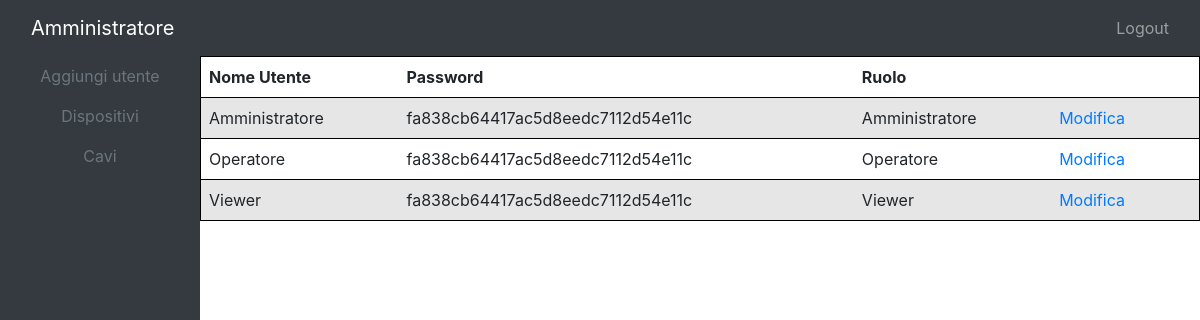
Screenshot of /admin (signed in) with the database file from the repository.
### tables this page shows
CREATE TABLE utente (
	nome VARCHAR(25),
    password_utente VARCHAR(64) NOT NULL,
    ruolo_id INT NOT NULL,
    PRIMARY KEY(nome),
    FOREIGN KEY (ruolo_id) REFERENCES ruolo(id)
);

CREATE TABLE ruolo (
	id INT,
    ruolo VARCHAR(25) NOT NULL,
    PRIMARY KEY(id)
);

### htdocs/controllers/admin.php (called while the page is built, shortened)
<?php
class Admin extends Controller {
    function index() {
        $users = $this->model->showUsers();
        $this->view->render('admin/index', $users);
    }
}
?>

### htdocs/index.php (called while the page is built, shortened)
<?php
    require 'libs/bootstrap.php';
    require 'libs/controller.php';
    require 'libs/model.php';
    require 'libs/view.php';
    require 'libs/session.php';
    $app = new Bootstrap();
?>

### htdocs/libs/session.php (called while the page is built, shortened)
<?php
class Session {
    public static function get($key) {
        if(isset($_SESSION[$key])) {
            return $_SESSION[$key];
        }
    }
}

### htdocs/libs/model.php (called while the page is built)
<?php
    class Model {
        function __construct() {
            $this->db = new Database();
        }
    }

### htdocs/models/admin_model.php (called while the page is built, shortened)
<?php
    class Admin_Model extends Model {
        function showUsers() {
            $query = $this->db->prepare("SELECT * FROM utente, ruolo WHERE utente.ruolo_id = ruolo.id;");
            $query->execute();
            $users = $query->fetchAll();
            return $users;
        }
    }
?>

### htdocs/libs/controller.php (called while the page is built, shortened)
<?php
    class Controller {
        public function loadModel($name) {
            $path = 'models/' . $name . '_model.php';
            if(file_exists($path)) {
                $this->model = new $modelName();
            }
        }
    }

### htdocs/views/admin/index.php (the view, shortened to what this page needs)
<div class="col-sm-2 nopadding" style="left: 0;">
  <div class="nav flex-column nav-pills bg-dark" role="tablist" aria-orientation="vertical" style="height: 100%;">
    <a class="nav-link text-center text-secondary" data-toggle="pill" role="tab" href="<?php echo URL . 'admin/addUser'; ?>">Aggiungi utente</a>
    <a class="nav-link text-center text-secondary" data-toggle="pill" role="tab" href="<?php echo URL . 'admin/devices'; ?>">Dispositivi</a>
    <a class="nav-link text-center text-secondary" data-toggle="pill" role="tab" href="<?php echo URL . 'admin/cables'; ?>">Cavi</a>
  </div>
</div>
<div class="col-sm-10 nopadding">
  <table>
    <tr>
      <th>Nome Utente</th>
      <th>Password</th>
      <th>Ruolo</th>
      <th></th>
      <th></th>
    </tr>
      <?php for($i = 0; $i < count($data); $i++) { ?>
        <tr>
          <td><?php echo $data[$i][0]; ?></td>
          <td><?php echo $data[$i][1]; ?></td>
          <td><?php echo $data[$i][4]; ?></td>
          <td>
            <?php if(!(strcmp($data[$i][0], "Amministratore") == 0 || strcmp($data[$i][0], "Operatore") == 0 || strcmp($data[$i][0], "Viewer") == 0 || strcmp($data[$i][0], Session::get('user')) == 0)) { ?>
              <a href=<?php echo URL . "admin/modifyUser/" . $data[$i][0]; ?>>Modifica</a>
            <?php }else{ ?>
              <a href=<?php echo URL . "admin/modifyMainUser/" . $data[$i][0]; ?>>Modifica</a>
            <?php } ?>
          </td>
          <td>
          </td>
        </tr>
      <?php } ?>
  </table>
</div>

### htdocs/libs/bootstrap.php (shortened to what this page needs)
<?php
class Bootstrap {
    function __construct() {
        $url = isset($_GET['url']) ? $_GET['url'] : null;
        $url = rtrim($url, '/');
        $url = explode('/', $url);
        $controller = new $url[0];
        $controller->loadModel($url[0]);
        if(isset($url[3])) {
            if(method_exists($controller, $url[1])) {
                $controller->{$url[1]}($url[2], $url[3]);
            }else{
                $this->error();
            }
        }else if(isset($url[2])) {
            if(method_exists($controller, $url[1])) {
                $controller->{$url[1]}($url[2]);
            }else{
                $this->error();
            }
        }else{
            if(isset($url[1])) {
                if(method_exists($controller, $url[1])) {
                    $controller->{$url[1]}();
                }else{
                    $this->error();
                }
            }else{
                $controller->index();
            }
        }
    }
}

### htdocs/libs/view.php (shortened to what this page needs)
<?php
    class View {
        public function render($name, $data = false, $data2 = false, $noInclude = false) {
            if($noInclude == true) {
                if($data != false) {
                    $data = $data;
                }
                require 'views/' . $name . '.php';
            }else{
                if($data != false) {
                    $data = $data;
                }
                require 'views/header.php';
                require 'views/' . $name . '.php';
                require 'views/footer.php';
            }
        }
    }

### htdocs/views/header.php (shortened to what this page needs)
<!doctype html>
<html>
<head>
  <link href="<?php echo URL; ?>/views/bootstrap/css/bootstrap.min.css" rel="stylesheet">
</head>
<body>
  <nav class="navbar navbar-inverse bg-dark navbar-dark">
    <div class="container-fluid">
      <div class="navbar-brand"><?php echo Session::get('user'); ?></div>
      <ul class="nav navbar-nav navbar-right">
        <?php if(Session::get('role') == 0) {?>
        <li><a class="nav-link" href="<?php echo URL; ?>admin/logout">Logout</a></li>
        <?php }else if(Session::get('role') == 1) {?>
        <li><a class="nav-link" href="<?php echo URL; ?>operator/logout">Logout</a></li>
        <?php }else{?>
        <li><a class="nav-link" href="<?php echo URL; ?>viewer/logout">Logout</a></li>
        <?php } ?>
      </ul>
    </div>
  </nav>
  <div class="container-fluid">
    <div class="row" style="height: 100vh">

### htdocs/views/footer.php
    </div>
  </div>
</body>
</html>

### htdocs/views/header.php (style rules this page uses)
table { border-collapse: collapse; width: 100%; }
th, td { text-align: left; padding: 8px; }
tr { border: 1px solid black; }
tr:nth-child(even) { background-color: #e6e6e6; }
.nopadding { padding: 0 !important; margin: 0 !important; }

### rows the page displays
utente: nome "Amministratore", password_utente "fa838cb64417ac5d8eedc7112d54e11c", ruolo.ruolo "Amministratore"
utente: nome "Operatore", password_utente "fa838cb64417ac5d8eedc7112d54e11c", ruolo.ruolo "Operatore"
utente: nome "Viewer", password_utente "fa838cb64417ac5d8eedc7112d54e11c", ruolo.ruolo "Viewer"

### other values shown
Session::get('user') "Amministratore"
